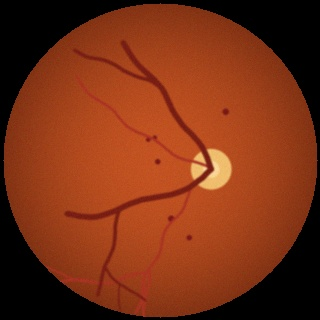
#> input picture high_risk_0000.jpg, 320 x 320 px
$ python -i preprocess.py   (imports and definitions only)
#> lines starting #> are read from the running program, lines starting #| are printed output that depends on the picture; after the words box and inside, x2 and y2 are one past the last pixel; in counts of white or black regions, pixels touching at a corner belong together
### config.py
"""Global configuration for Heart Attack Risk Prediction using Retinal Images."""
import os

BASE_DIR = os.path.dirname(os.path.abspath(__file__))
DATA_DIR = os.path.join(BASE_DIR, "data", "retina")
MODEL_DIR = os.path.join(BASE_DIR, "models")
OUTPUT_DIR = os.path.join(BASE_DIR, "outputs")
DB_PATH = os.path.join(BASE_DIR, "heart_risk.db")
FEATURE_CSV = os.path.join(OUTPUT_DIR, "features.csv")
MODEL_PATH = os.path.join(MODEL_DIR, "best_model.joblib")

CLASS_NAMES = ["low_risk", "high_risk"]   # label 0 = low risk, label 1 = high risk
IMG_SIZE = 320                            # every fundus image is resized to 320 x 320
RANDOM_STATE = 42
TEST_SIZE = 0.20

RISK_LOW = 0.35    # probability below this -> LOW risk
RISK_HIGH = 0.65   # probability above this -> HIGH risk (in between -> MODERATE)

for _d in (DATA_DIR, MODEL_DIR, OUTPUT_DIR):
    os.makedirs(_d, exist_ok=True)

### preprocess.py
"""Image pre-processing and retinal blood-vessel segmentation."""
import warnings
import cv2
import numpy as np
from skimage.filters import frangi
from skimage.morphology import remove_small_objects, skeletonize
from config import IMG_SIZE

# [1 line not run here, left out]


def load_image(path, size=IMG_SIZE):
    """Read a fundus image (BGR) and resize it to size x size."""
#> called with path = 'high_risk_0000.jpg', size = 320
    img = cv2.imread(path)
#> img is the input picture: shape (320, 320, 3); mean B, G, R 20.7, 49.6, 121.5
    if img is None:
        raise FileNotFoundError(f"Cannot read image: {path}")
    return cv2.resize(img, (size, size), interpolation=cv2.INTER_AREA)


def get_mask(img, erode=8):
    """Binary mask of the circular retina area (black corners removed)."""
#> called with erode = 8
    gray = cv2.cvtColor(img, cv2.COLOR_BGR2GRAY)
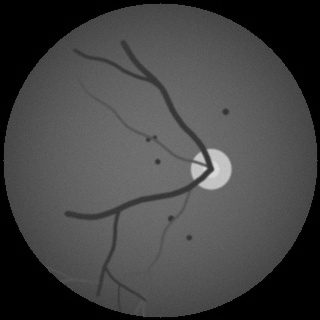
#> gray: shape (320, 320); min 0, max 222, mean 67.8
    mask = (gray > 15).astype(np.uint8)
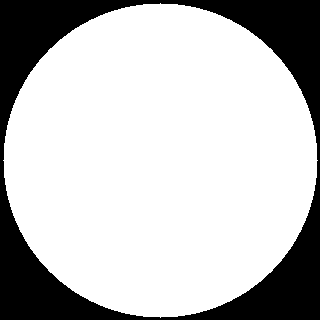
#> mask: shape (320, 320); values 0 (black) and 1 (white), 75.6% white; 1 black region, box (x1, y1, x2, y2) and area: (0, 0, 320, 320) 24999
    mask = cv2.morphologyEx(mask, cv2.MORPH_CLOSE, np.ones((5, 5), np.uint8))
#> mask: shape (320, 320); values 0 (black) and 1 (white), 75.6% white; 2 black regions, box (x1, y1, x2, y2) and area: (0, 0, 320, 320) 18907, (161, 161, 320, 320) 6088
    k = cv2.getStructuringElement(cv2.MORPH_ELLIPSE, (2 * erode + 1, 2 * erode + 1))
    return cv2.erode(mask, k).astype(bool)
#> returned value: shape (320, 320) bool; 68% white; 1 black region, box (x1, y1, x2, y2) and area: (0, 0, 320, 320) 32721


def enhance(img, mask):
    """Green channel + CLAHE contrast enhancement + light smoothing."""
    green = img[:, :, 1]
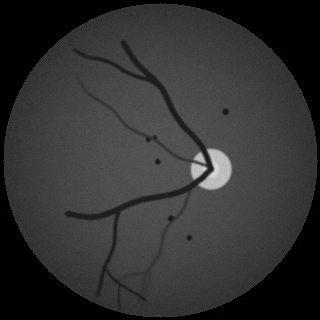
#> green: shape (320, 320); min 0, max 219, mean 49.6
    clahe = cv2.createCLAHE(clipLimit=2.0, tileGridSize=(8, 8))
    g = clahe.apply(green)
    g = cv2.GaussianBlur(g, (3, 3), 0)
    g[~mask] = int(g[mask].mean())          # avoid strong edge at the border
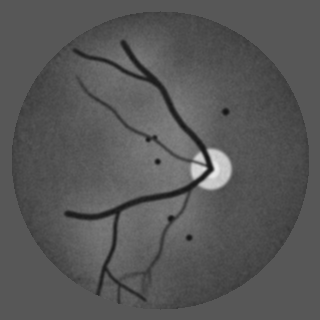
#> g: shape (320, 320); min 21, max 232, mean 87.3
#> in segment_vessels, `resp[~mask] = 0`: resp: shape (320, 320) float64; min 0, max 0.852, mean 0.00808
    return g


def find_optic_disc(green, mask):
    """Optic disc = brightest smooth region of the retina; returns (row, col)."""
    blur = cv2.GaussianBlur(green, (31, 31), 0)
    blur[~mask] = 0
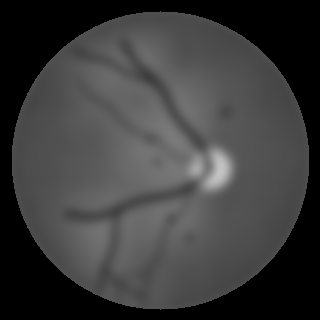
#> blur: shape (320, 320); min 0, max 196, mean 59.8
    return np.unravel_index(np.argmax(blur), blur.shape)


def segment_vessels(green_enh, mask, rel_thresh=0.10, disc_radius=26):
    """Frangi vesselness filter -> threshold -> clean -> skeleton."""
    resp = frangi(green_enh.astype(float) / 255.0, sigmas=(1.0, 1.5, 2.0, 2.5),
                  black_ridges=True)
    resp[~mask] = 0
    dy, dx = find_optic_disc(green_enh, mask)           # ignore the disc border
#> dy = 171; dx = 220
    yy, xx = np.ogrid[:resp.shape[0], :resp.shape[1]]
#> yy = 320 values from 0 to 319
    resp[(yy - dy) ** 2 + (xx - dx) ** 2 < disc_radius ** 2] = 0
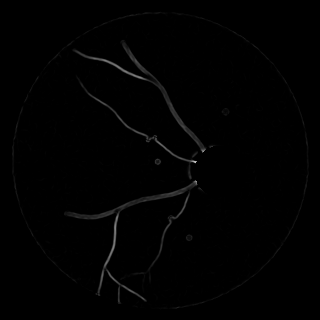
#> resp: shape (320, 320) float64; min 0, max 0.777, mean 0.00657
    ref = np.percentile(resp[mask], 99.5) + 1e-9
#> ref = 0.282
    binary = (resp / ref) > rel_thresh
#> binary: shape (320, 320) bool; 4.2% white; 45 white regions (22 under 20 px), largest, box (x1, y1, x2, y2) and area: (64, 180, 198, 304) 1528, (72, 40, 207, 153) 1014, (76, 75, 198, 180) 537
    binary = remove_small_objects(binary, min_size=30)
#> binary: shape (320, 320) bool; 3.5% white; 12 white regions, largest, box (x1, y1, x2, y2) and area: (64, 180, 198, 304) 1500, (72, 40, 207, 153) 1014, (76, 75, 197, 180) 513
    skeleton = skeletonize(binary)
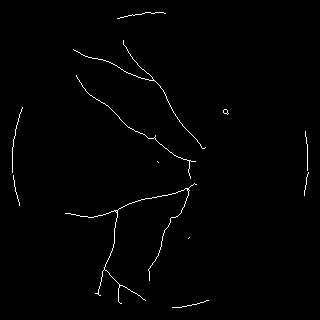
#> skeleton: shape (320, 320) bool; 0.97% white in thin lines or dots, all inside (x1, y1, x2, y2) = (12, 12, 309, 308)
    return binary, skeleton


def run_pipeline(path):
    """Full pre-processing chain; returns every intermediate result."""
    img = load_image(path)
    mask = get_mask(img)
    green = enhance(img, mask)
    vessels, skeleton = segment_vessels(green, mask)
    return {"image": img, "mask": mask, "green": green,
            "vessels": vessels, "skeleton": skeleton}

>>> result = run_pipeline('high_risk_0000.jpg')
#> result = 5 items
